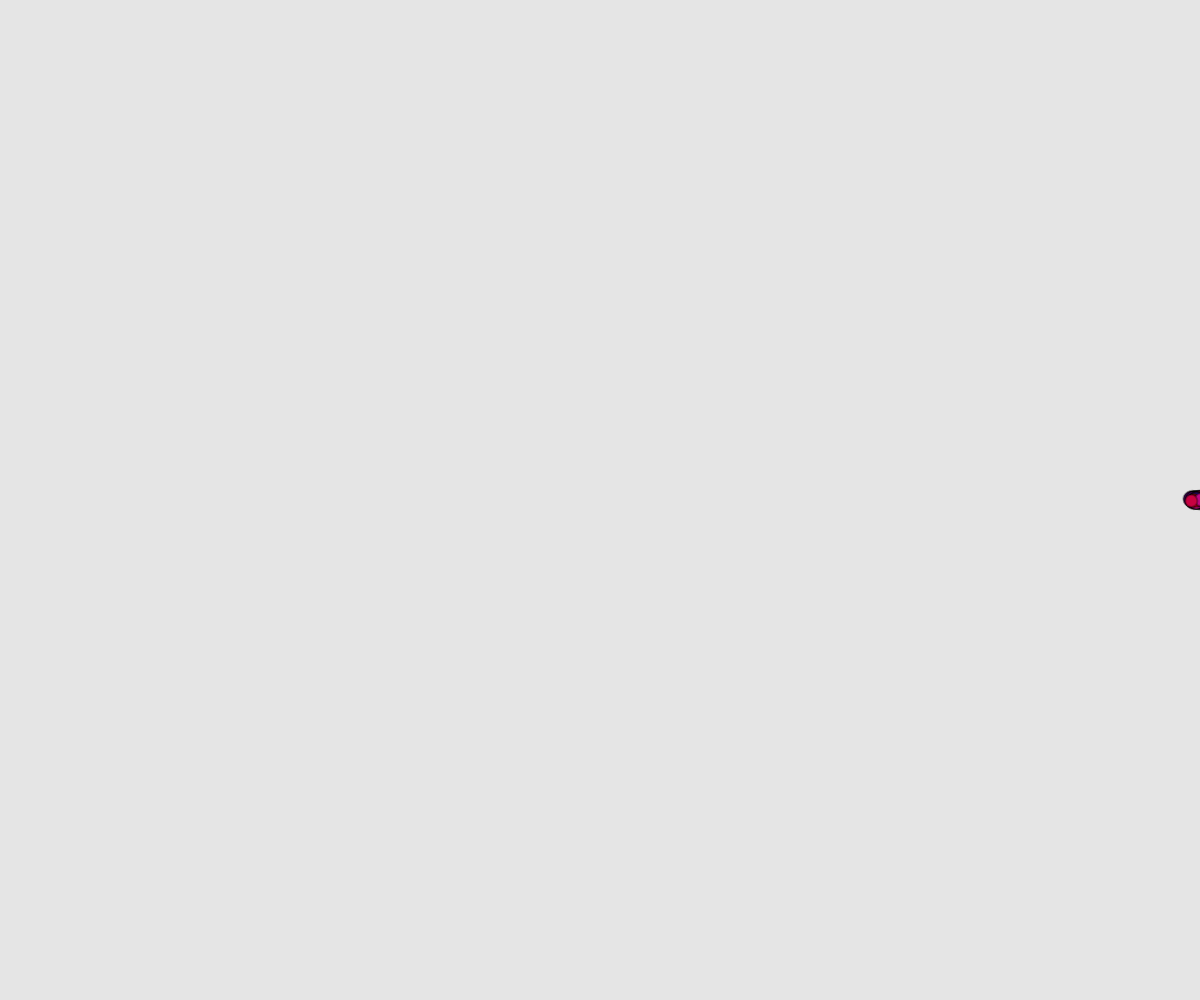
Frame 1 (no input)
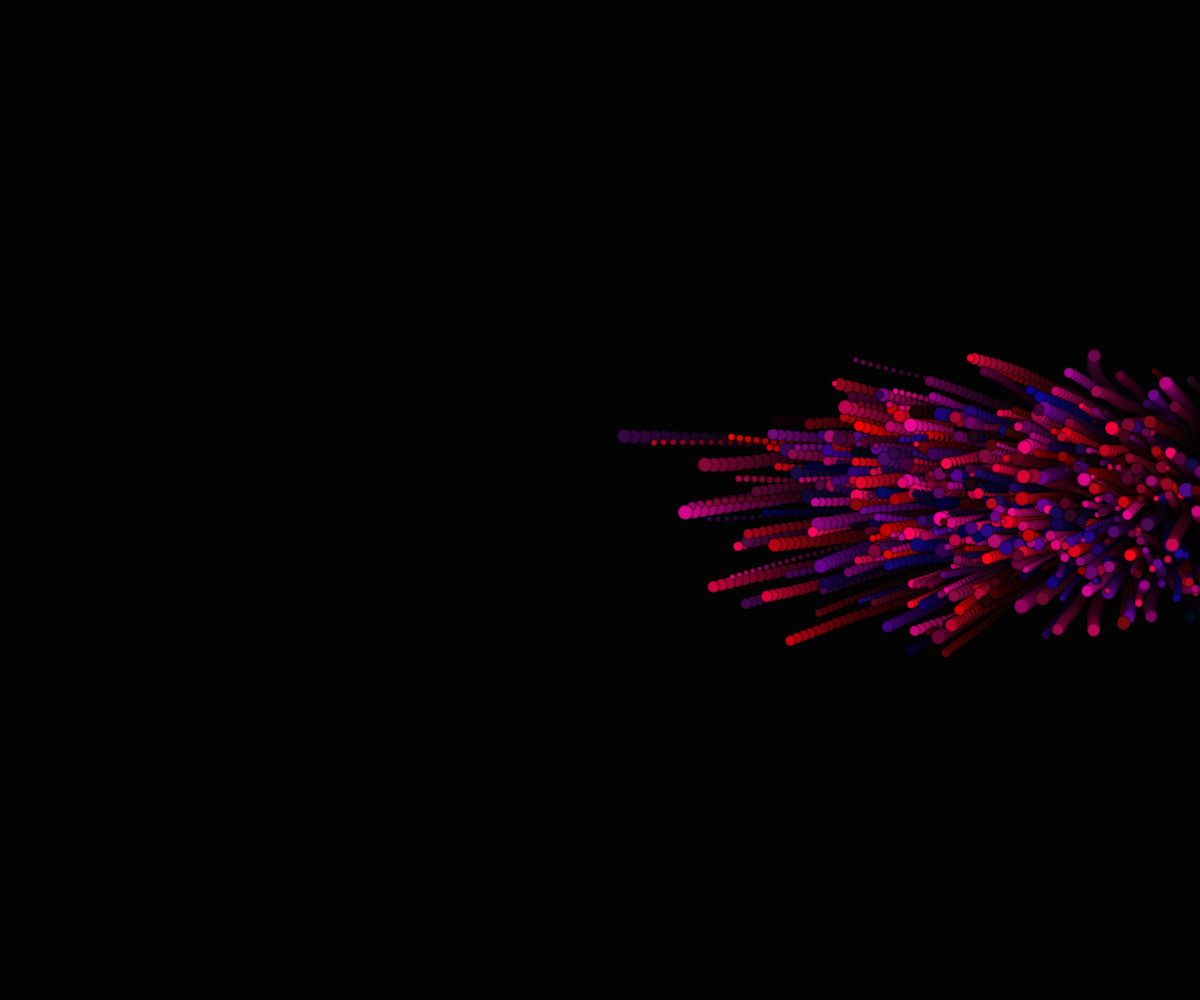
Frame 60 (no input)
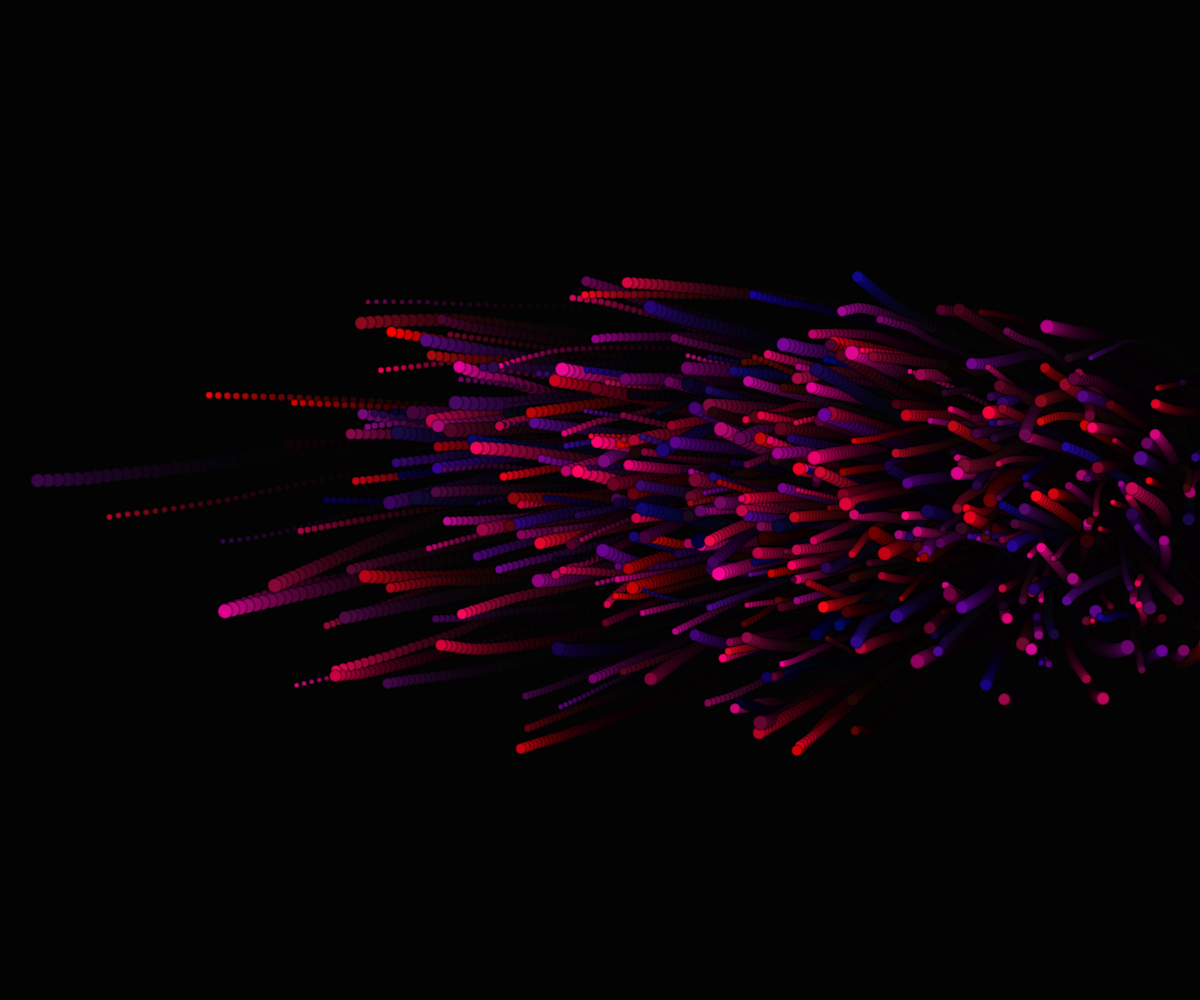
Frame 120 (the mouse pressed at the canvas centre since frame 60)

The p5.js sketch that drew these frames (run headless with seeded random() and noise() and a simulated clock; from frame 60 on, the mouse is pressed at the canvas centre):

// p5.js sketch
// ── sketch.js
let nPelotas = 500;
let pelotas = [];


function setup() {
  createCanvas(windowWidth, windowHeight);
  for(let i = 0; i < nPelotas; i ++){
    pelotas[i] = new RandomWalek(i);
  }
}

function draw() {
  background('rgba(0,0,0,0.1)')
  for(let i = 0; i < nPelotas; i ++){
    pelotas[i].update();
    pelotas[i].display();
    }
    
}

// ------------ Classes ------------- //

// --------Random Walker ------------ //

class RandomWalek {
  constructor(_number){
    this.blue = random(0,150);
    this.red = random(0,255);
    this.green = random(0,10);

    this.t = 0;
    this. tSpeed = random(1)
    this.noiseShitf = random(100);

    this.number = _number;
    this.pos = createVector(width, height/2);
    this.speed = createVector(random(-2, 2), random(-2, 2));
    this.mult = random(-3, 3);
    this.rem = random (-1, -5, -10);
    this.diametro = random(5, 15);
    this.diametro2 = random(20, 25);
    print('Hola soy una pelota' + this.number);
  }
  update(_t){

    this.speed.rotate(map(noise(this.t + this.noiseShitf), 0, 1, -0.3, 0.3));
    this.pos.add(this.speed);
    this.pos.add(this.mult);
    this.pos.add(this.rem);

    this.t += this.tSpeed;
  }
  display(){
    stroke("rgba(0,0,0,.3)");
    strokeWeight(2);
    fill(this.red, this.green, this.blue);
    ellipse(this.pos.x, this.pos.y, this.diametro, this.diametro);

    
    
  }
  
}
